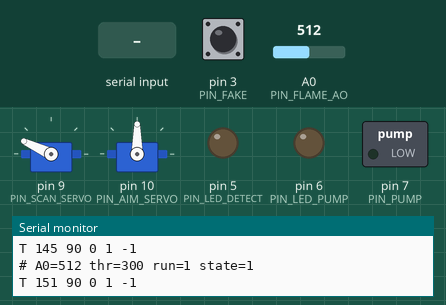
Recording of a sketch running on a simulated Arduino Uno, built with avr-gcc and run on an emulated ATmega328P. On the bench: 2 × servo, switched loads named in the sketch (green lamp = pin HIGH), output pins drawn as LEDs (lit = HIGH), the last lines printed to the serial monitor. Inputs (shaded band) come from the test bench; at power-on: A0 (PIN_FLAME_AO) = 512, pin 3 (PIN_FAKE) HIGH.

Above: at 1.2 s.
1.3 s: A0 (PIN_FLAME_AO) set to 315
4.3 s: A0 (PIN_FLAME_AO) set to 291
At 6.5 s:
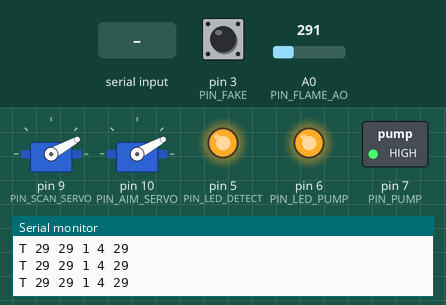
6.8 s: "MAN\n" received over Serial
At 7.3 s:
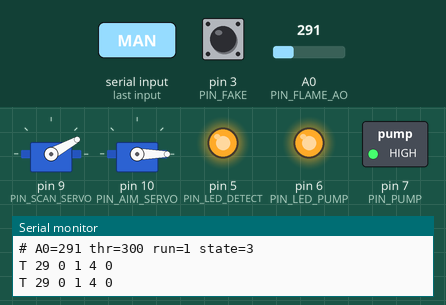
9.8 s: A0 (PIN_FLAME_AO) set to 306
At 12.09 s:
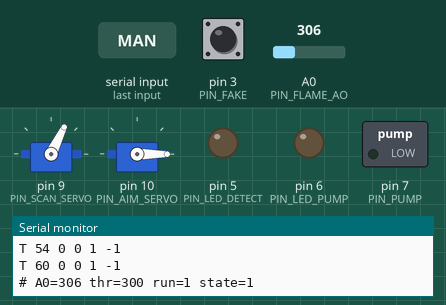
12.8 s: pin 3 (PIN_FAKE) pulled LOW for 0.15 s
At 13.3 s:
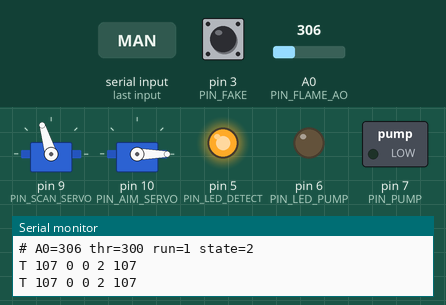
15.8 s: pin 3 (PIN_FAKE) pulled LOW for 1 s
At 17.52 s:
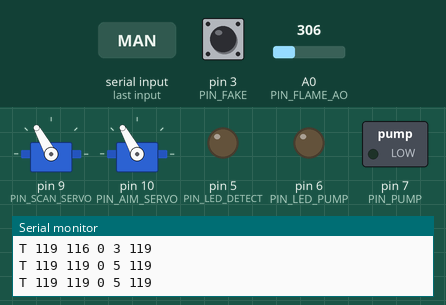
Timing chart, 0 to 24.1 s (numbered marks = the images above; inputs shaded):
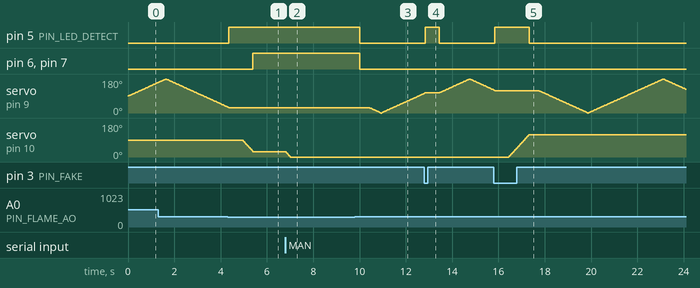

The sketch:

yangin_kulesi.ino
```cpp
/* ============================================================================
   ARDUINO OTOMATİK YANGIN TESPİT ve SÖNDÜRME KULESİ
   ----------------------------------------------------------------------------
   - 2x SG90 servo: ALT (tarama) + ÜST (hedefleme/nişan)
   - 1x ALEV SENSÖRÜ modülü (alt servo üzerinde döner, ortamı tarar)
   - 1x mini DC POMPA (MOSFET/röle ile sürülür)
   - 2x durum LED'i (tespit = kırmızı, pompa = yeşil)

   Mantık (web simülasyonuyla AYNI sıra):
     TARA -> BUL -> NİŞAN AL -> SÖNDÜR -> TARAMAYA DÖN

   Seri protokol (115200 baud, satır sonu '\n'):
     PC -> Arduino (komut):
        RUN 1 | RUN 0     -> başlat / durdur
        MAN <derece>      -> manuel hedef: nozülü o açıya döndür + su sık (siteden)
        SPD <derece/sn>   -> tarama hızı
        TOL <derece>      -> tespit/onay toleransı
        PING              -> "PONG" döner
     Arduino -> PC (telemetri, ~10 Hz):
        T <scan> <aim> <pump> <state> <flame>
        scan,aim  : servo açıları (derece, 0..180)
        pump      : 0/1
        state     : 0=IDLE 1=SCAN 2=DETECT 3=AIM 4=EXTINGUISH 5=RETURN
        flame     : tespit açısı (derece) ya da -1 (yok)
   ============================================================================ */

#include <Servo.h>

/* ----------------------- PİN TANIMLARI ----------------------- */
const uint8_t PIN_SCAN_SERVO = 9;    // ALT servo (tarama)
const uint8_t PIN_AIM_SERVO  = 10;   // ÜST servo (nişan)
const uint8_t PIN_FLAME_AO   = A0;   // alev sensörü ANALOG çıkış
const uint8_t PIN_FLAME_DO   = 2;    // alev sensörü DİJİTAL çıkış (opsiyonel)
const uint8_t PIN_PUMP       = 7;    // DC pompa (MOSFET/röle gate/IN)
const uint8_t PIN_LED_DETECT = 5;    // tespit LED'i (kırmızı)
const uint8_t PIN_LED_PUMP   = 6;    // pompa LED'i (yeşil)
const uint8_t PIN_FAKE       = 3;    // SAHTE ALARM: bu pini GND'ye değdir = yangın (test)

/* ----------------------- AYARLAR ----------------------- */
// Alev sensörü: alev VARKEN analog değer DÜŞER (daha çok IR).
// Kendi modülüne göre kalibre et (Serial Monitor'da A0 değerine bak).
int   FLAME_THRESHOLD = 300;   // bu değerin ALTI = alev var
int   scanSpeedDps    = 55;    // tarama hızı (derece/sn)
int   toleranceDeg    = 6;     // onay toleransı (derece)

// RÖLE POLARİTESİ:
//   false = active-HIGH modül (IN=HIGH -> röle çeker)   [boşta röle BIRAKIR]
//   true  = active-LOW  modül (IN=LOW  -> röle çeker)
// Röle BOŞTA sürekli çekiyorsa bu değeri TERS çevir.
const bool RELAY_ACTIVE_LOW = false;

const uint16_t DETECT_HOLD_MS    = 600;   // tespitte bekleme
const uint16_t RETURN_DELAY_MS   = 400;   // söndürme sonrası bekleme
const uint16_t EXTINGUISH_MAX_MS = 6000;  // güvenlik: max söndürme süresi
const uint16_t MANUAL_SPRAY_MS   = 3000;  // siteden manuel hedefte su sıkma süresi
const uint8_t  AIM_STEP_DEG      = 2;      // nişan servosunun adım büyüklüğü
const uint16_t AIM_STEP_MS       = 15;     // nişan servosu adım periyodu

/* ----------------------- DURUMLAR ----------------------- */
enum State { IDLE=0, SCANNING=1, DETECTED=2, AIMING=3, EXTINGUISHING=4, RETURNING=5 };

Servo scanServo;
Servo aimServo;

bool    running     = true;      // açılışta otomatik tarama (RUN 0 ile durur)
uint8_t flameCount  = 0;         // arka arkaya alev görme sayacı (yanlış alarm engeli)
bool    manualMode  = false;     // siteden MAN komutuyla gelen manuel hedef
State   state       = IDLE;

float   scanAngle   = 90;        // alt servo anlık açı
int     scanDir     = 1;         // tarama yönü +1/-1
float   aimAngle    = 90;        // üst servo anlık açı
int     detectAngle = -1;        // tespit edilen yangının açısı
bool    pumpOn      = false;

unsigned long tLastScan  = 0;    // tarama adımı zamanlayıcı
unsigned long tLastAim   = 0;    // nişan adımı zamanlayıcı
unsigned long tStateIn   = 0;    // duruma giriş zamanı
unsigned long tLastTelem = 0;    // telemetri zamanlayıcı

/* ----------------------- YARDIMCILAR ----------------------- */
void setPump(bool on) {
  pumpOn = on;
  bool level = RELAY_ACTIVE_LOW ? !on : on;          // role polaritesine göre
  digitalWrite(PIN_PUMP, level ? HIGH : LOW);
  digitalWrite(PIN_LED_PUMP, on ? HIGH : LOW);
}

void enterState(State s) {
  state = s;
  tStateIn = millis();
  digitalWrite(PIN_LED_DETECT, (s == DETECTED || s == AIMING || s == EXTINGUISHING) ? HIGH : LOW);
}

// Alev sensörü o an alev görüyor mu?
bool flameSeen() {
  // SAHTE ALARM: D3 pini GND'ye çekilirse (buton/jumper) yangın say (test için)
  if (digitalRead(PIN_FAKE) == LOW) return true;
  int ao = analogRead(PIN_FLAME_AO);
  // İstersen dijital çıkışı da kullan: LOW = alev (çoğu modülde)
  // bool do = (digitalRead(PIN_FLAME_DO) == LOW);
  return (ao < FLAME_THRESHOLD);
}

/* ----------------------- KURULUM ----------------------- */
void setup() {
  Serial.begin(115200);

  pinMode(PIN_FLAME_DO, INPUT);
  pinMode(PIN_FAKE, INPUT_PULLUP);     // sahte alarm: normalde HIGH, GND'ye değince LOW
  pinMode(PIN_PUMP, OUTPUT);
  pinMode(PIN_LED_DETECT, OUTPUT);
  pinMode(PIN_LED_PUMP, OUTPUT);
  setPump(false);

  scanServo.attach(PIN_SCAN_SERVO);
  aimServo.attach(PIN_AIM_SERVO);
  scanServo.write((int)scanAngle);
  aimServo.write((int)aimAngle);

  enterState(IDLE);
  Serial.println(F("# Yangin Kulesi hazir. Komutlar: RUN 1/0, SPD <n>, TOL <n>, MAN <derece>, PING"));
}

/* ----------------------- ANA DÖNGÜ ----------------------- */
void loop() {
  handleSerial();         // PC'den gelen komutları işle
  updateStateMachine();   // tara/bul/nişan al/söndür
  sendTelemetry();        // PC'ye durum gönder
}

/* ----------------------- DURUM MAKİNESİ ----------------------- */
void updateStateMachine() {
  unsigned long now = millis();

  if (!running) {
    // durdurulduysa pompayı kapat, taramayı durdur
    if (pumpOn) setPump(false);
    if (state != IDLE) enterState(IDLE);
    return;
  }

  switch (state) {

    case IDLE:
      enterState(SCANNING);
      break;

    case SCANNING: {
      // tarama hızına göre adım periyodu (her adım 1 derece)
      unsigned long stepMs = (scanSpeedDps > 0) ? (1000UL / scanSpeedDps) : 20;
      if (now - tLastScan >= stepMs) {
        tLastScan = now;
        scanAngle += scanDir;
        if (scanAngle >= 180) { scanAngle = 180; scanDir = -1; }
        if (scanAngle <= 0)   { scanAngle = 0;   scanDir =  1; }
        scanServo.write((int)scanAngle);

        // sensör o anki açıda alev görüyor mu? (3 ardışık okuma = gerçek alev,
        // tek seferlik gürültü/boşta kalan pin yanlış alarmı engellenir)
        if (flameSeen()) {
          if (++flameCount >= 3) {
            flameCount = 0;
            detectAngle = (int)scanAngle;     // yangının yönü = sensörün baktığı açı
            enterState(DETECTED);
          }
        } else {
          flameCount = 0;
        }
      }
      break;
    }

    case DETECTED:
      // tarama bu açıda kısa süre dursun (onay)
      if (now - tStateIn >= DETECT_HOLD_MS) {
        if (flameSeen()) enterState(AIMING);   // hâlâ alev varsa nişan al
        else             enterState(SCANNING); // yanlış alarm -> taramaya dön
      }
      break;

    case AIMING:
      // üst servoyu yumuşak geçişle tespit açısına döndür
      if (now - tLastAim >= AIM_STEP_MS) {
        tLastAim = now;
        if (abs((int)aimAngle - detectAngle) <= AIM_STEP_DEG) {
          aimAngle = detectAngle;
          aimServo.write((int)aimAngle);
          setPump(true);                 // nişan tamam -> pompa ON
          enterState(EXTINGUISHING);
        } else {
          aimAngle += (detectAngle > aimAngle) ? AIM_STEP_DEG : -AIM_STEP_DEG;
          aimServo.write((int)aimAngle);
        }
      }
      break;

    case EXTINGUISHING:
      if (manualMode) {
        // MANUEL hedef (siteden gelen): sensör beklemeden sabit süre su sık
        if (now - tStateIn >= MANUAL_SPRAY_MS) {
          setPump(false); manualMode = false; enterState(RETURNING);
        }
      } else if (!flameSeen() || (now - tStateIn >= EXTINGUISH_MAX_MS)) {
        // alev sönene kadar pompayı çalıştır (güvenlik süresiyle sınırlı)
        setPump(false);
        enterState(RETURNING);
      }
      break;

    case RETURNING:
      if (now - tStateIn >= RETURN_DELAY_MS) {
        detectAngle = -1;
        enterState(SCANNING);            // sıradaki yangını ara
      }
      break;
  }
}

/* ----------------------- TELEMETRİ ----------------------- */
void sendTelemetry() {
  unsigned long now = millis();
  if (now - tLastTelem < 100) return;    // ~10 Hz
  tLastTelem = now;

  Serial.print(F("T "));
  Serial.print((int)scanAngle); Serial.print(' ');
  Serial.print((int)aimAngle);  Serial.print(' ');
  Serial.print(pumpOn ? 1 : 0); Serial.print(' ');
  Serial.print((int)state);     Serial.print(' ');
  Serial.println(detectAngle);

  // teşhis: saniyede bir A0 değeri (kalibrasyon için). '#' satırını sim yok sayar.
  static unsigned long tDbg = 0;
  if (now - tDbg >= 1000) {
    tDbg = now;
    Serial.print(F("# A0=")); Serial.print(analogRead(PIN_FLAME_AO));
    Serial.print(F(" thr=")); Serial.print(FLAME_THRESHOLD);
    Serial.print(F(" run=")); Serial.print(running);
    Serial.print(F(" state=")); Serial.println((int)state);
  }
}

/* ----------------------- SERİ KOMUTLAR ----------------------- */
void handleSerial() {
  static char buf[32];
  static uint8_t idx = 0;

  while (Serial.available()) {
    char c = Serial.read();
    if (c == '\n' || c == '\r') {
      if (idx > 0) { buf[idx] = 0; parseCommand(buf); idx = 0; }
    } else if (idx < sizeof(buf) - 1) {
      buf[idx++] = c;
    }
  }
}

void parseCommand(char *cmd) {
  if (strncmp(cmd, "RUN", 3) == 0) {
    running = (atoi(cmd + 4) != 0);
    if (!running) { setPump(false); manualMode = false; enterState(IDLE); }
  }
  else if (strncmp(cmd, "SPD", 3) == 0) {
    int v = atoi(cmd + 4);
    if (v > 0) scanSpeedDps = v;
  }
  else if (strncmp(cmd, "TOL", 3) == 0) {
    int v = atoi(cmd + 4);
    if (v > 0) toleranceDeg = v;
  }
  else if (strncmp(cmd, "MAN", 3) == 0) {
    // siteden manuel hedef: nozülü bu açıya döndür + sabit süre su sık
    int v = atoi(cmd + 4);
    if (v >= 0 && v <= 180) {
      running = true; manualMode = true;
      detectAngle = v;
      enterState(AIMING);
    }
  }
  else if (strncmp(cmd, "PING", 4) == 0) {
    Serial.println(F("PONG"));
  }
}
```

Measured:
- the behaviour switches between 300 and 299 on A0 (PIN_FLAME_AO) (found by bisection; images 0 and 1)
- after the input at 4.3 s, pin 5 (PIN_LED_DETECT): LOW → HIGH after 0.05 s; pin 6 (PIN_LED_PUMP), pin 7 (PIN_PUMP): LOW → HIGH after 1.1 s; servo on pin 9 (PIN_SCAN_SERVO): goes on until 4.3 s, then stays 29°; servo on pin 10 (PIN_AIM_SERVO): moves from 90° to 29° over 0.45 s, starting after 0.65 s
- after the input at 6.8 s, servo on pin 10 (PIN_AIM_SERVO): 29° → 0° at once
- after the input at 9.8 s, pin 5 (PIN_LED_DETECT), pin 6 (PIN_LED_PUMP), pin 7 (PIN_PUMP): goes on until 10.0 s, then stays LOW; servo on pin 10 (PIN_AIM_SERVO): stays 0° (without the input it goes to 2° after 1.2 s)
- after the input at 12.8 s, pin 5 (PIN_LED_DETECT): LOW → HIGH at once, → LOW 0.60 s later
- after the input at 15.8 s, pin 5 (PIN_LED_DETECT): LOW → HIGH at once, → LOW 1.5 s later; servo on pin 10 (PIN_AIM_SERVO): moves from 0° to 119° over 0.89 s, starting after 0.64 s
- by itself, servo on pin 9 (PIN_SCAN_SERVO): rises from 161° to 179° in 0.29 s, then falls to 32° in 2.7 s
